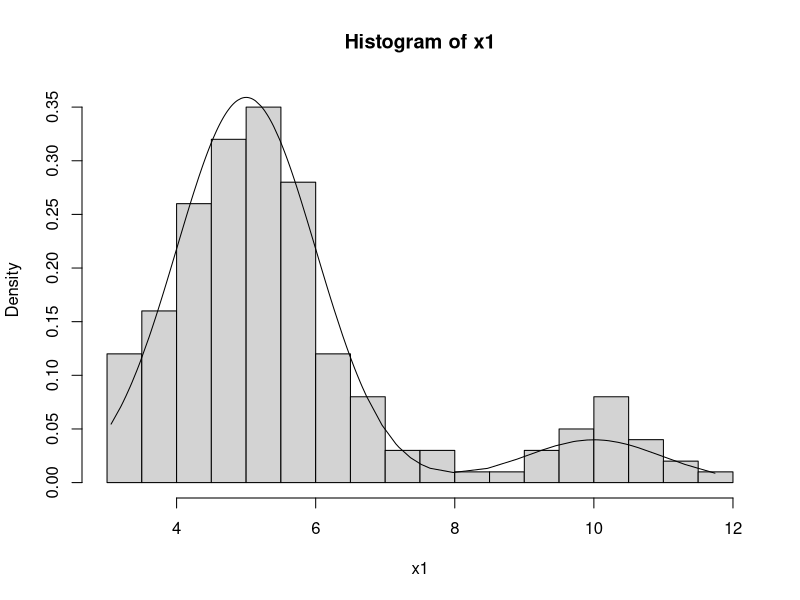
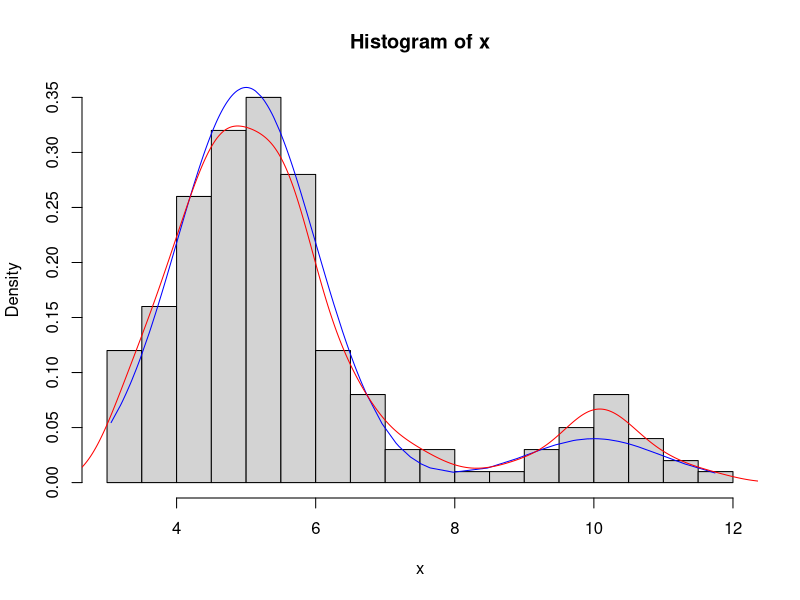
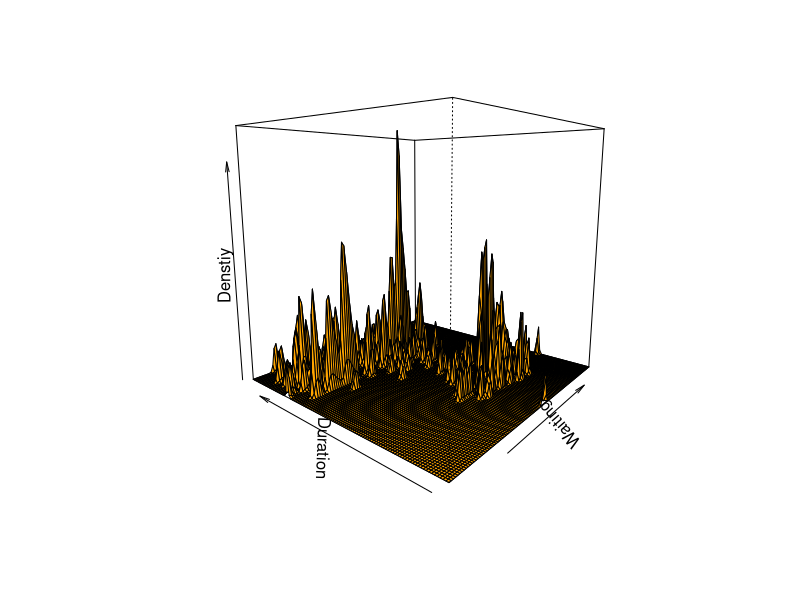
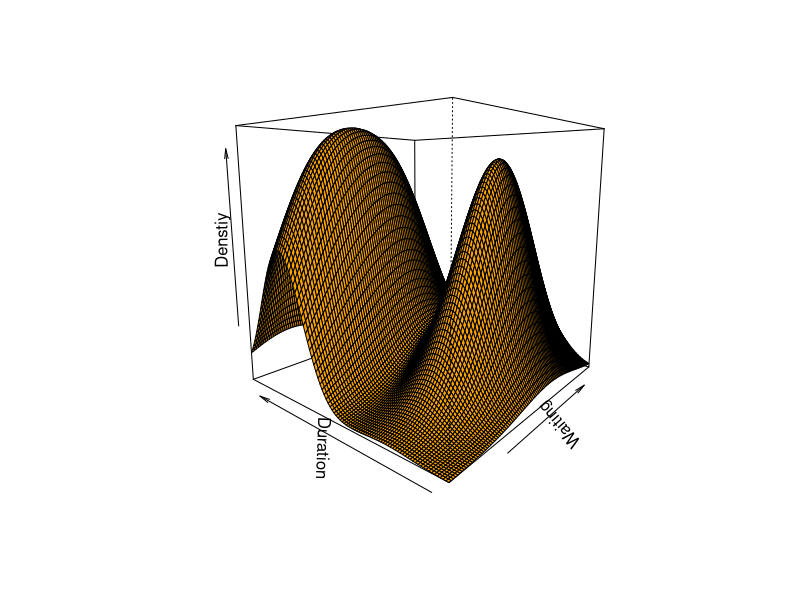
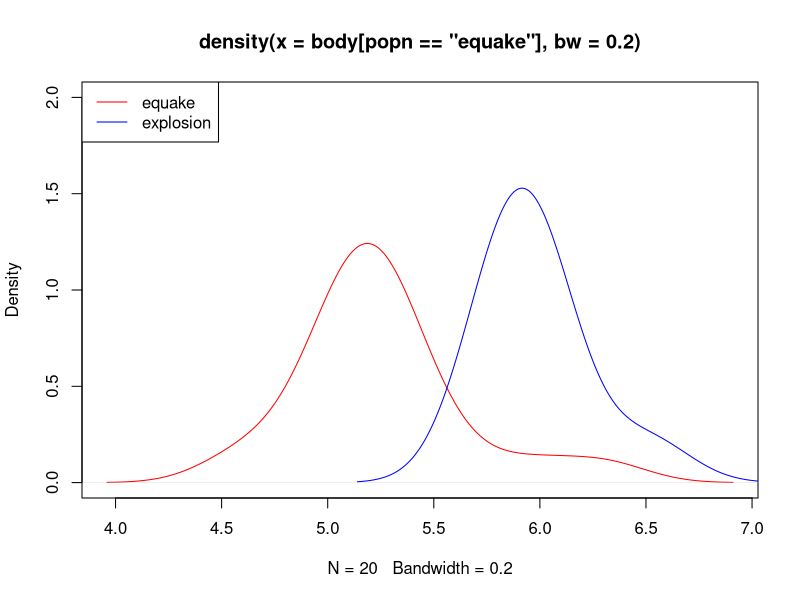
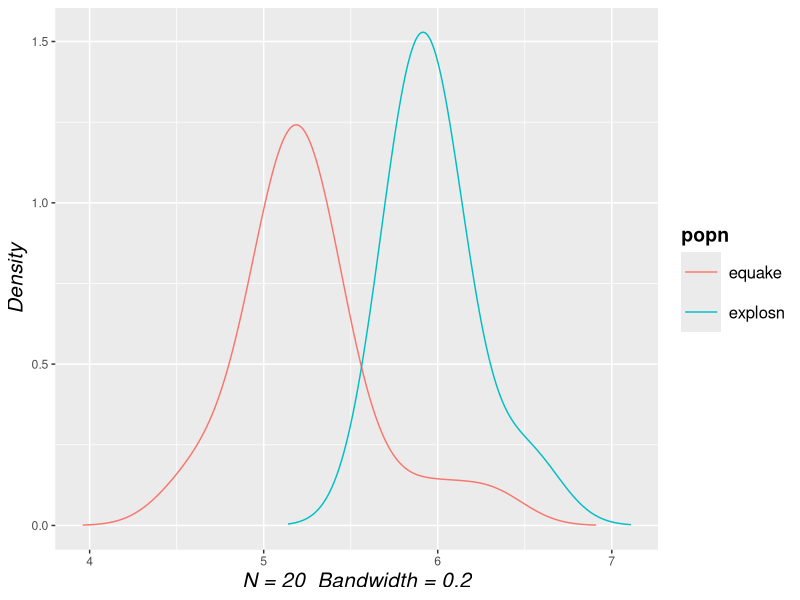
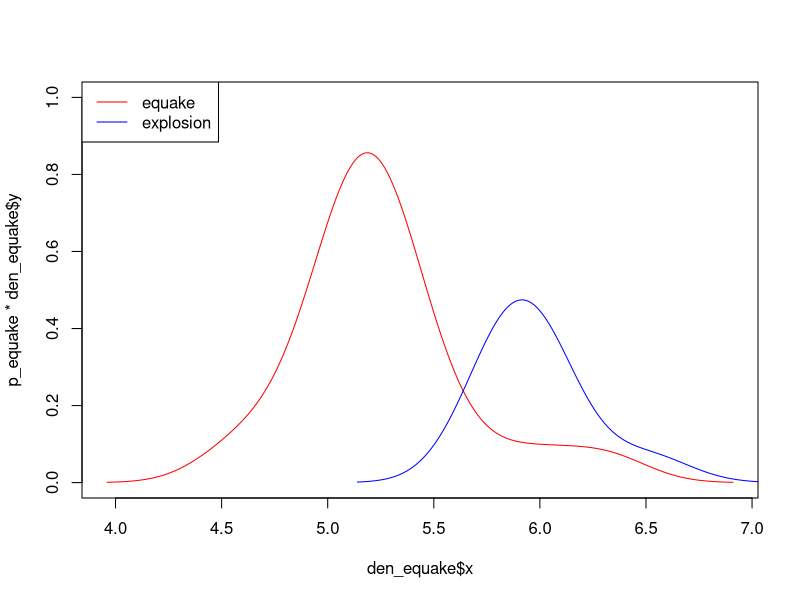
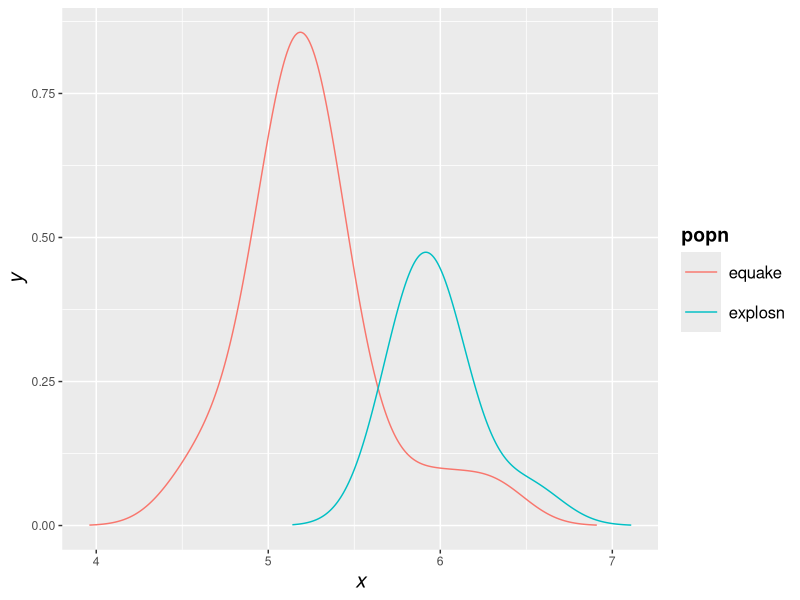

Write the R code that produced these figures, in order.
setwd("folder z danymi")

###################################################################
###############            ZADANIE 1           ####################
###################################################################

# generujemy 200 elementowa probe z zadanego rozkladu
set.seed(7777)
n <- 200
p <- 0.9
w <- rbinom(n, 1, p)
x <- w * rnorm(n, 5, sd = 1) + (1-w) * rnorm(n, 10, sd = 1)

# wyznaczenie teoretcznej wartosci gestosci w wylosowanych punktach
x1 <- sort(x)
theoreticalDensity <- p * dnorm(x1, 5, 1) + (1-p) * dnorm(x1, 10, 1)

# histogram z naniesiona teoretyczna krzywa gestosci
hist(x1, freq = F, ylim = c(0, max(theoreticalDensity)), breaks = 15)
points(x1, theoreticalDensity, type = "l")

# a) - wyznaczamy estymator jadrowy gestosci z jadrem gaussowskim
empiricalDensity <- density(x, kernel = "gaussian")

# na jeden wykres nanosimy histogram (czarna linia), wyznaczony estymator gestosci 
# (czerwona linia) oraz wykres getosci podanej mieszanki (niebieska linia)
hist(x, breaks = 15, probability = TRUE)
points(x1, theoreticalDensity, col = "blue", type = "l")
lines(empiricalDensity, type = "l", col = "red")


# b) - wyznaczamy empiryczna wartosc bledu sredniokwadratowego

empiricalDensity2 <- density(x, kernel = "gaussian", from = 2, to = 12, n = 512)
x2 <- empiricalDensity2$x

f1 <- p * dnorm(x2, 5, 1) + (1-p) * dnorm(x2, 10, 1)

# wartosc bledu sredniokwadratowego
mean((f1-empiricalDensity2$y)^2)


###################################################################
###############            ZADANIE 2           ####################
###################################################################

library(MASS)

data(geyser)

x <- geyser$waiting
y <- geyser$duration

# wyznaczamy rozstepy metoda Shealtera-Jonesa dla kazdej zmiennej oddzielnie
h1 <- bw.SJ(x)
h2 <- bw.SJ(y)

# wyznaczam estymator gestosci
f.SJ <- kde2d(x, y, n = 100, h = c(h1, h2))
persp(f.SJ, col = "orange", phi = 10, theta = -50, xlab = "Waiting", ylab = "Duration", zlab = "Denstiy")

# co sie stanie gdy zwieksze rozstepy??
h11 <- 20*h1
h22 <- 20*h2
f.SJ <- kde2d(x, y, n = 100, h = c(h11, h22))
persp(f.SJ, col = "orange", phi = 10, theta = -50, xlab = "Waiting", ylab = "Duration", zlab = "Denstiy")


###################################################################
###############            ZADANIE 3           ####################
###################################################################

A <- read.table("../data/earthquake.txt", header = TRUE)

attach(A)

# a) - wyznaczamy gestosci dla zmiennej body w obu populacjach
den_equake <- density(body[popn == "equake"], bw = 0.2)
den_explosn <- density(body[popn == "explosn"], bw = 0.2)

plot(den_equake, type = "l", col = "red", ylim = c(0, 2))
lines(den_explosn, col = "blue")
legend("topleft", c("equake", "explosion"), col = c("red", "blue"), lty = c(1, 1))


# ggplot
library(ggplot2)

den_data <- data.frame(x = c(den_explosn$x, den_equake$x), 
                       y = c(den_explosn$y, den_equake$y), 
                       popn = c(rep("explosn", length(den_explosn$x)), 
                                rep("equake", length(den_equake$x)))) 

ggplot(data = den_data, aes(x = x, y = y, col = popn)) + 
  geom_line() + xlab("N = 20  Bandwidth = 0.2") + ylab("Density") + 
  theme(axis.title.x = element_text(size = 15, angle = 0, face = "italic"), 
        axis.title.y = element_text(size = 15, angle = 90, face = "italic")) +
  theme(legend.title = element_text(size = 14, face = "bold")) +
  theme(legend.text = element_text(colour = "black", size = 12)) + 
  guides(color = guide_legend(keywidth = 2, keyheight = 2))


# wyznaczamy p-stwa apriori
p_equake <- sum(popn == "equake")/length(popn)
p_explosn <- sum(popn == "explosn")/length(popn)

plot(den_equake$x, p_equake*den_equake$y, type = "l", col = "red", ylim = c(0, 1))
lines(den_explosn$x, p_explosn*den_explosn$y, col = "blue")
legend("topleft", c("equake", "explosion"), col = c("red", "blue"), lty = c(1, 1))


den_data2 <- data.frame(x = c(den_explosn$x, den_equake$x), 
                        y = c(p_explosn*den_explosn$y, p_equake*den_equake$y), 
                        popn = c(rep("explosn", length(den_explosn$x)), 
                                 rep("equake", length(den_equake$x)))) 

ggplot(data = den_data2, aes(x = x, y = y, col = popn)) + 
  geom_line() + xlab("x") + ylab("y") + 
  theme(axis.title.x = element_text(size = 15, angle = 0, face = "italic"), 
        axis.title.y = element_text(size = 15, angle = 90, face = "italic")) +
  theme(legend.title = element_text(size = 14, face = "bold")) +
  theme(legend.text = element_text(colour = "black", size = 12)) + 
  guides(color = guide_legend(keywidth = 2, keyheight = 2))



# b) - wyznaczamy estymatory gestosci dwuwymiarowych w obu populacjach
library(MASS)
f_equake <- kde2d(body[popn == "equake"], surface[popn == "equake"])
f_explosn <- kde2d(body[popn == "explosn"], surface[popn == "explosn"])

# konturowe wykresy gestosci
contour(f_equake, col = "red")
contour(f_explosn, add = T, col = "blue")
points(body[popn == "equake"], surface[popn == "equake"], pch = 19, col = "red")
points(body[popn == "explosn"], surface[popn == "explosn"], pch = 19, col = "blue")

# ggplot
den_data_equake <- cbind(expand.grid(f_equake$x, f_equake$y), z = as.numeric(f_equake$z), popn = "equake")
den_data_explosn <- cbind(expand.grid(f_explosn$x, f_explosn$y), z = as.numeric(f_explosn$z), popn = "explosn")
colnames(den_data_equake) <- colnames(den_data_explosn) <- c("body", "surface", "density", "popn")


ggplot() + 
  geom_contour(data = den_data_equake, 
               aes(x = body, y = surface, z = density, col = popn), col = "red", 
               linetype = 2, size = 1, alpha = 0.5) + 
  geom_contour(data = den_data_explosn, 
               aes(x = body, y = surface, z = density, col = popn), col = "blue", 
               linetype = 2, size = 1, alpha = 0.5) + 
  geom_point(data = A, aes(x = body, y = surface, col = popn), size = 2.5) + 
  scale_color_manual(values = c("red", "blue")) + 
  xlab("body") + ylab("surface") + ggtitle("2-dim density") + 
  theme(plot.title = element_text(lineheight  = .8, face = "bold", hjust = 0.5)) + 
  theme(axis.title.x = element_text(size = 15, angle = 0, face = "italic"), 
        axis.title.y = element_text(size = 15, angle = 90, face = "italic")) +
  theme(legend.title = element_text(size = 14, face = "bold")) +
  theme(legend.text = element_text(colour = "black", size = 12)) + 
  guides(color = guide_legend(keywidth = 2, keyheight = 2))


# trojwymiarowe wykresy gestosci
persp(f_equake, col = "red")
persp(f_explosn, col = "blue")


###################################################################
###############            ZADANIE 4           ####################
###################################################################

# Do samodzielngo wykonania.